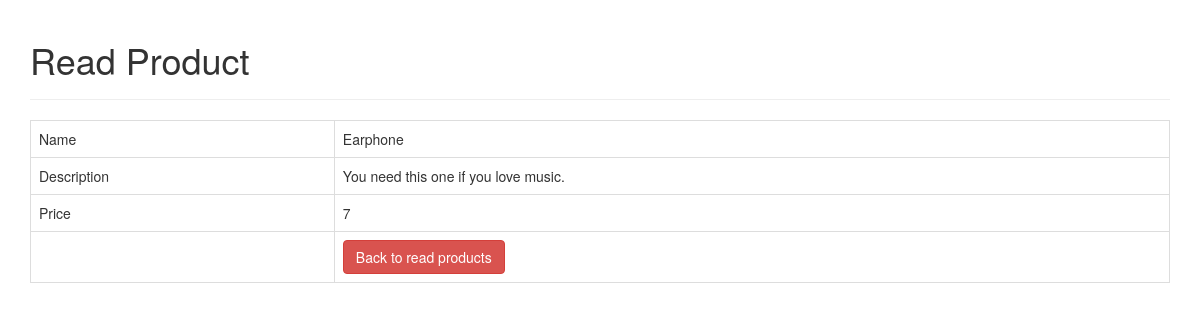
/read_one.php?id=6, run on the app's committed database.
### tables this page shows
CREATE TABLE IF NOT EXISTS `products` (
  `id` int(11) NOT NULL AUTO_INCREMENT,
  `name` varchar(128) NOT NULL,
  `description` text NOT NULL,
  `price` double NOT NULL,
  `created` datetime NOT NULL,
  `modified` timestamp NOT NULL DEFAULT CURRENT_TIMESTAMP ON UPDATE CURRENT_TIMESTAMP,
  PRIMARY KEY (`id`)
);

### read_one.php (the view, shortened to what this page needs)
<!DOCTYPE HTML>
<html>
<head>
    <link rel="stylesheet" href="https://maxcdn.bootstrapcdn.com/bootstrap/3.3.7/css/bootstrap.min.css" />
</head>
<body>
    <div class="container">
        <div class="page-header">
            <h1>Read Product</h1>
        </div>
<?php
$id=isset($_GET['id']) ? $_GET['id'] : die('ERROR: Record ID not found.');
include 'config/database.php';
try {
    $query = "SELECT id, name, description, price FROM products WHERE id = ? LIMIT 0,1";
    $stmt = $con->prepare( $query );
    $stmt->bindParam(1, $id);
    $stmt->execute();
    $row = $stmt->fetch(PDO::FETCH_ASSOC);
    $name = $row['name'];
    $description = $row['description'];
    $price = $row['price'];
}
catch(PDOException $exception){
    die('ERROR: ' . $exception->getMessage());
}
?>
<table class='table table-hover table-responsive table-bordered'>
    <tr>
        <td>Name</td>
        <td><?php echo htmlspecialchars($name, ENT_QUOTES);  ?></td>
    </tr>
    <tr>
        <td>Description</td>
        <td><?php echo htmlspecialchars($description, ENT_QUOTES);  ?></td>
    </tr>
    <tr>
        <td>Price</td>
        <td><?php echo htmlspecialchars($price, ENT_QUOTES);  ?></td>
    </tr>
    <tr>
        <td></td>
        <td>
            <a href='index.php' class='btn btn-danger'>Back to read products</a>
        </td>
    </tr>
</table>
    </div>
</body>
</html>

### data on the page
products: name "Earphone", description "You need this one if you love music.", price "7"
